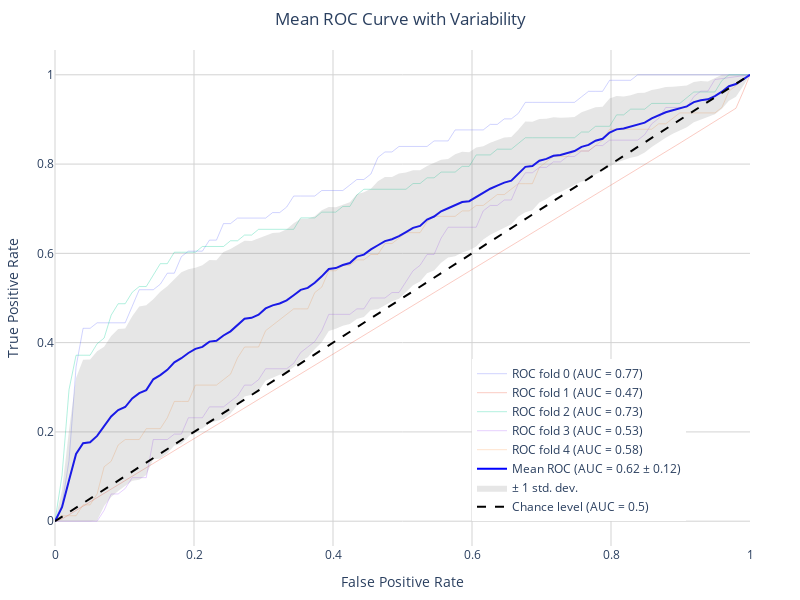

Notebook code for this chart:
### Code cell
import numpy as np
import plotly.graph_objects as go
from sklearn.metrics import roc_curve, auc


tprs = []
aucs = []
mean_fpr = np.linspace(0, 1, 100)

for fold, (y_true, y_pred) in enumerate(zip(true_labels, test_predictions)):

    fpr, tpr, _ = roc_curve(y_true, y_pred)
    roc_auc = auc(fpr, tpr)
    aucs.append(roc_auc)

    interp_tpr = np.interp(mean_fpr, fpr, tpr)
    interp_tpr[0] = 0.0
    tprs.append(interp_tpr)

# Calculate the mean and standard deviation of the TPRs
mean_tpr = np.mean(tprs, axis=0)
mean_tpr[-1] = 1.0
mean_auc = auc(mean_fpr, mean_tpr)
std_auc = np.std(aucs)

std_tpr = np.std(tprs, axis=0)
tprs_upper = np.minimum(mean_tpr + std_tpr, 1)
tprs_lower = np.maximum(mean_tpr - std_tpr, 0)

# Create the plotly figure
fig = go.Figure()

# Add each fold's ROC curve
for i, (tpr, auc_val) in enumerate(zip(tprs, aucs)):
    fig.add_trace(go.Scatter(
        x=mean_fpr, y=tpr,
        mode='lines',
        line=dict(width=1),
        name=f'ROC fold {i} (AUC = {auc_val:.2f})',
        opacity=0.3
    ))

# Add the mean ROC curve
fig.add_trace(go.Scatter(
    x=mean_fpr, y=mean_tpr,
    mode='lines',
    line=dict(color='blue', width=2),
    name=f'Mean ROC (AUC = {mean_auc:.2f} ± {std_auc:.2f})'
))

# Add the standard deviation fill
fig.add_trace(go.Scatter(
    x=np.concatenate([mean_fpr, mean_fpr[::-1]]),
    y=np.concatenate([tprs_upper, tprs_lower[::-1]]),
    fill='toself',
    fillcolor='rgba(128, 128, 128, 0.2)',
    line=dict(color='rgba(255, 255, 255, 0)'),
    hoverinfo="skip",
    showlegend=True,
    name='± 1 std. dev.'
))

# Add the chance line
fig.add_trace(go.Scatter(
    x=[0, 1], y=[0, 1],
    mode='lines',
    line=dict(color='black', dash='dash'),
    name='Chance level (AUC = 0.5)'
))

# Update layout
fig.update_layout(
    title=dict(text='Mean ROC Curve with Variability', x=0.5),
    xaxis_title='False Positive Rate',
    yaxis_title='True Positive Rate',
    legend=dict(x=0.6, y=0.05),
    width=800, height=600,
    #font=dict(family="Times New Roman", size=16),
    margin=dict(l=50, r=50, t=50, b=50),
    paper_bgcolor='white',
    plot_bgcolor='white'
)

# Add grid lines and adjust axes
fig.update_xaxes(showgrid=True, gridwidth=1, gridcolor='lightgray', zeroline=True, zerolinewidth=1, zerolinecolor='lightgray')
fig.update_yaxes(showgrid=True, gridwidth=1, gridcolor='lightgray', zeroline=True, zerolinewidth=1, zerolinecolor='lightgray')

# Show plot
fig.show()
fig.write_image(os.path.join(figures_dir,"AUC_ROC_Picai."+extension),scale=6)
